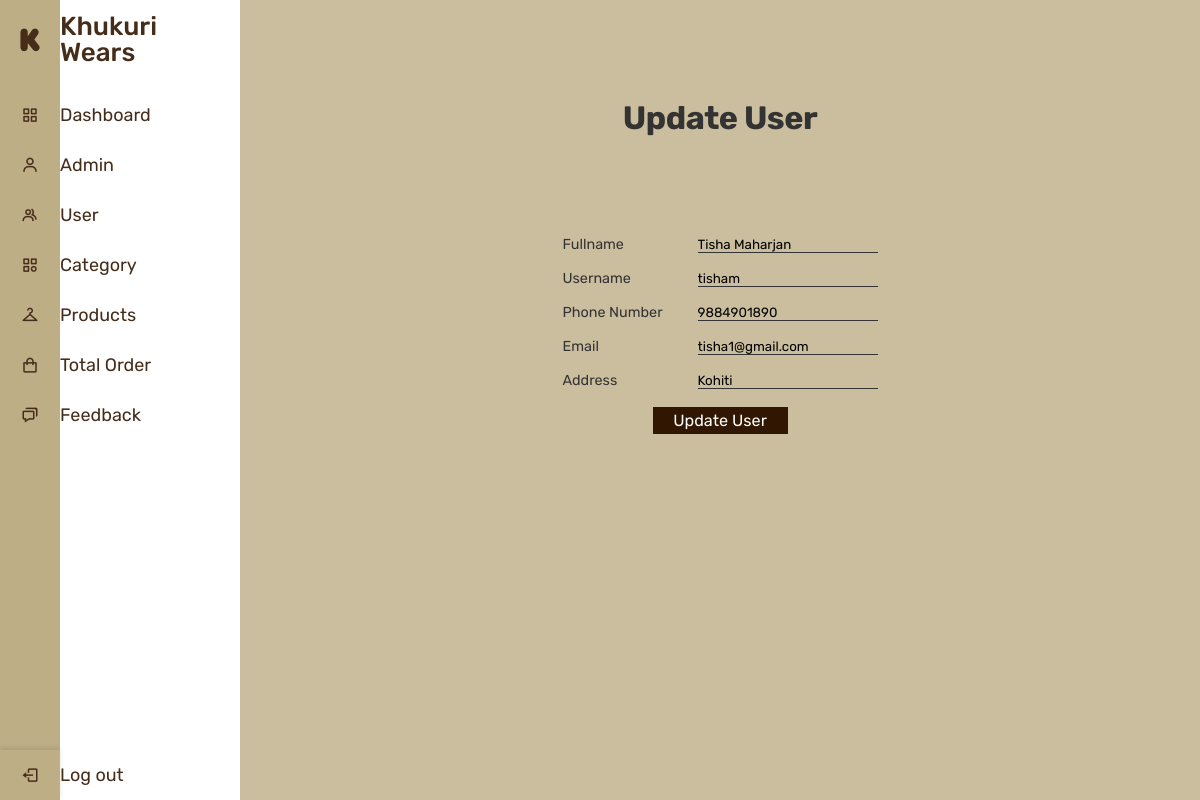
Screenshot of /admin/update-user.php?id=1 (signed in) with the database file from the repository.
### tables this page shows
CREATE TABLE `user` (
  `id` int(11) NOT NULL,
  `fullname` varchar(255) DEFAULT NULL,
  `username` varchar(100) DEFAULT NULL,
  `password` varchar(255) DEFAULT NULL,
  `phone` varchar(255) DEFAULT NULL,
  `email` varchar(150) NOT NULL,
  `address` varchar(100) DEFAULT NULL
);

### admin/update-user.php (the view, shortened to what this page needs)
<?php
include('navbar.php');
?>
<div class="main-content">
  <div class="wrapper">
    <br><br>
    <?php
      $id=$_GET['id'];
      $sqll="Select * FROM user WHERE id=$id";
      $res=mysqli_query($conn,$sqll);
      if($res==TRUE){
        $count=mysqli_num_rows($res);
        if($count==1){
          $row=mysqli_fetch_assoc($res);
          $fullname=$row['fullname'];
          $username=$row['username'];
          $phone=$row['phone'];
          $email=$row['email'];
          $address=$row['address'];
        }
        else{
          header('location:'.$home.'admin/manage-user.php');
        }
      }
    ?>
    <form action="" method="POST" class="add-form">
      <h2 class="update-user heading-secondary center-text">
        Update User
      </h2>
      <div class="center-container">
        <div class="add-category-form">
          <div class="fullname">
            <label class="update-admin-label" for="fullname">Fullname</label><input class="add-box" name="fullname"
              value="<?php echo $fullname; ?>" id="fullname" type="text" placeholder="" required />
          </div>
          <div class="username">
            <label class="update-admin-label" for="username">Username</label><input class="add-box" name="username"
              value="<?php echo $username; ?>" id="username" type="text" placeholder="" required />
          </div>
          <div class="phone">
            <label class="update-admin-label" for="phone">Phone Number</label><input class="add-box"
              value="<?php echo $phone; ?>" name="phone" id="phone" type="number" placeholder="" required />
          </div>
          <div class="email">
            <label class="update-admin-label" for="email">Email</label><input class="add-box"
              value="<?php echo $email; ?>" name="email" id="email" type="email" placeholder="" required />
          </div>
          <div class="address">
            <label class="update-admin-label" for="address">Address</label><input class="add-box"
              value="<?php echo $address; ?>" name="address" id="address" type="text" placeholder="" required />
          </div>
          <input type="submit" name="submit" value="Update User" class="update-user-btn">
        </div>
      </div>
    </form>
  </div>
</div>

### admin/navbar-style.css (style rules this page uses)
* { margin: 0; padding: 0; box-sizing: border-box; font-family: 'Rubik', sans-serif; }

### css/admin-new.css (style rules this page uses)
.heading-secondary { margin: 3rem 0 !important; }
.main-content { position: relative; background: #cbbe9e; min-height: 100vh; width: calc(100% - 240px); left: 240px; transition: all 0.5s ease; }
.add-form { width: 100%; padding: 6rem 0; }
.add-box { width: 20rem; border: 0; outline: 0; background: transparent; border-bottom: 1px solid #333; box-sizing: border-box; }
.update-admin-label { display: inline-block; width: 15rem; font-size: 1.6rem; color: #333; }
.update-user.heading-secondary { margin: 0; }
.update-user-btn { margin-left: 10rem; font-size: 1.8rem; width: 15rem; height: 3rem; cursor: pointer; background-color: #311601; color: #fff; border: none; }
.center-container { display: flex; justify-content: center; align-items: center; height: 30rem; }
.add-category-form { width: 100%; height: 14rem; display: grid; grid-template-rows: repeat(4, 1fr); gap: 2rem; justify-content: center; align-items: center; }

### css/general.css (style rules this page uses)
* { padding: 0; margin: 0; box-sizing: border-box; }
html { font-size: 62.5%; overflow-x: hidden; }
body { font-family: "Rubik", sans-serif; line-height: 1; font-weight: 400; color: #555; overflow-x: hidden; }
.heading-secondary, .heading-secondary-contact { font-size: 4.4rem; line-height: 1.2; margin-bottom: 8.4rem; }
.heading-primary, .heading-secondary, .heading-secondary-contact, .heading-tertiary { font-weight: 700; color: #333; letter-spacing: -0.5px; }
.heading-secondary, .heading-secondary-contact { font-size: 4.4rem; line-height: 1.2; margin-bottom: 9.6rem; }
.center-text { text-align: center; }

### css/queries.css (style rules this page uses)
@media (max-width: 75em) { html { font-size: 56.25%; } }
@media (max-width: 75em) { .heading-secondary { font-size: 3.6rem; } }

### rows the page displays
user: fullname "Tisha Maharjan", username "tisham", phone "9884901890", email "tisha1@gmail.com", address "Kohiti"
